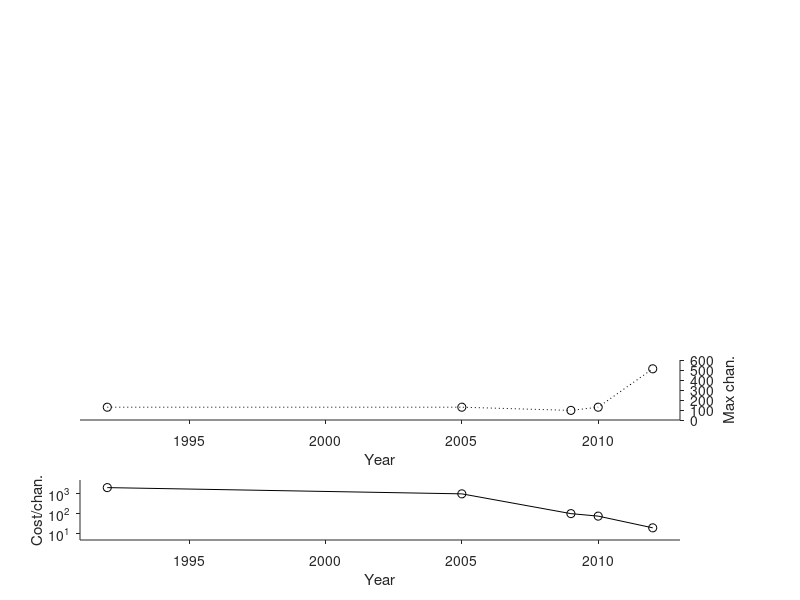

Write MATLAB code to recreate this figure. (Note: this script raises an error after producing the figure.)
% Plot of cost of commercial and OS options over time

% Open source options
sys             = {'AD'    'MB'     'NR'    'AE'    'OE'};%   'PG'};
time            = [1992    2005     2009    2010    2012];%    2015];
cost            = [100e3   65e3     10e3    10e3    2600];%    550 ];  % I'm not sure if these are correct. For instance, AE uses Neuralynx amps right - I would imagine those are not cheap for 128 chans.
chan_atcost     = [48      64       96      128     128 ];%    32  ];
max_chan        = [128     128      96      128     512 ];%    512 ]; % Technically PG and OE don't have maxs, because they can be daisy-chained. 

close all
aw = 15;
ah = 2;
figure('unit','centimeters','position',[2 2 20 20]);
a1 = axes('unit','centimeters','position',[2 2 aw ah]);
plot(a1, time, cost./chan_atcost,'ko-');
xlabel('Year')
ylabel('Cost/chan.')
set(a1,'tickdir','out','box','off','Ylim',[5 5e3],'Xlim',[1991 2013],'YTick',[10 100 1000 10000],'YScale','log','TickLength',[0.1/aw 1])


a2 = axes('unit','centimeters','position',[2 2+2+ah aw ah]);
plot(a2, time, max_chan,'ko:');
xlabel('Year')
ylabel('Max chan.')
set(a2,'tickdir','out','box','off','Ylim',[0 600],'Xlim',[1991 2013],'YScale','linear','TickLength',[0.1/aw 1], 'YAxisLocation','right')

export_fig(gcf,'-pdf','-transparent','system_cost.pdf')

% Commercial options (TODO if we are actually going to pursue this idea)
